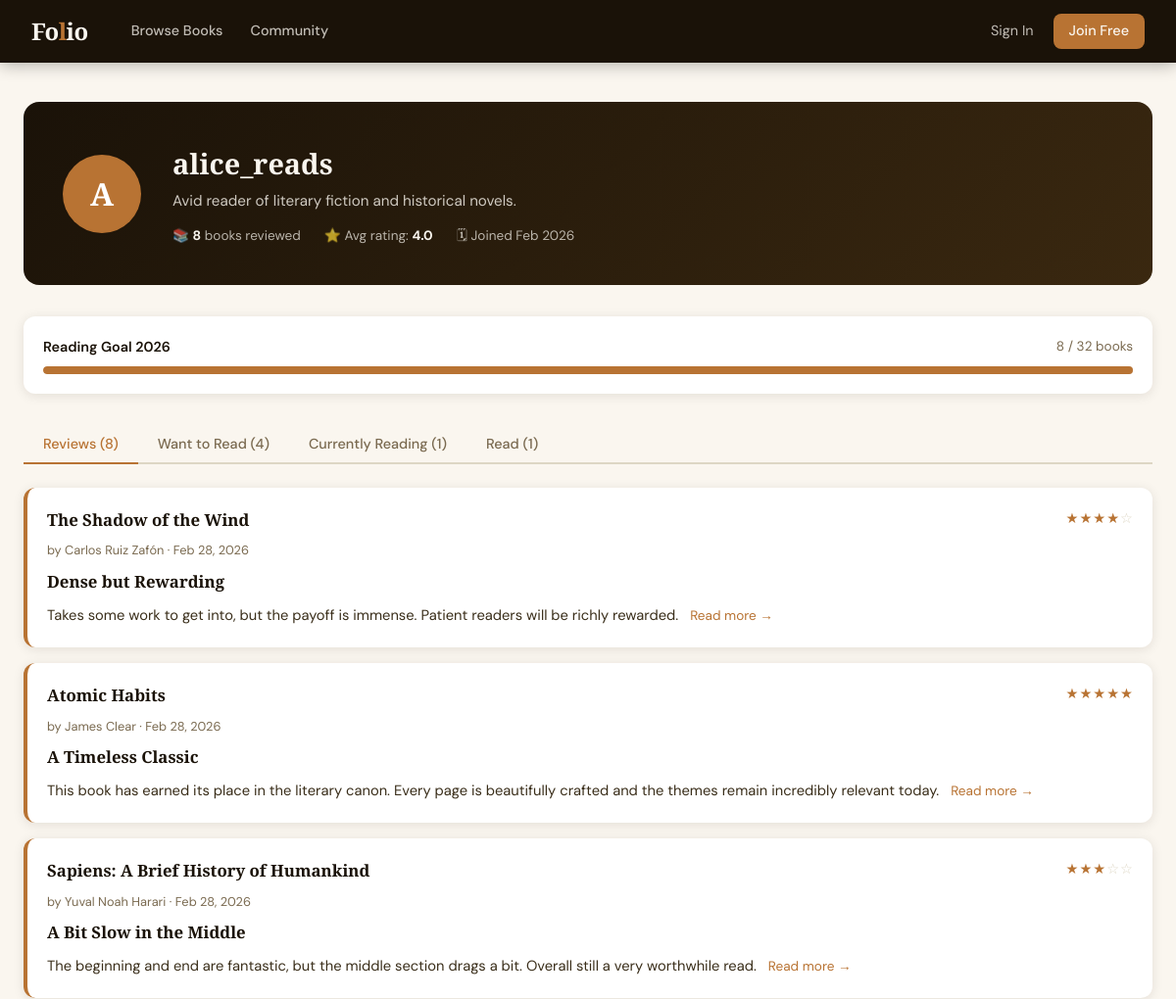
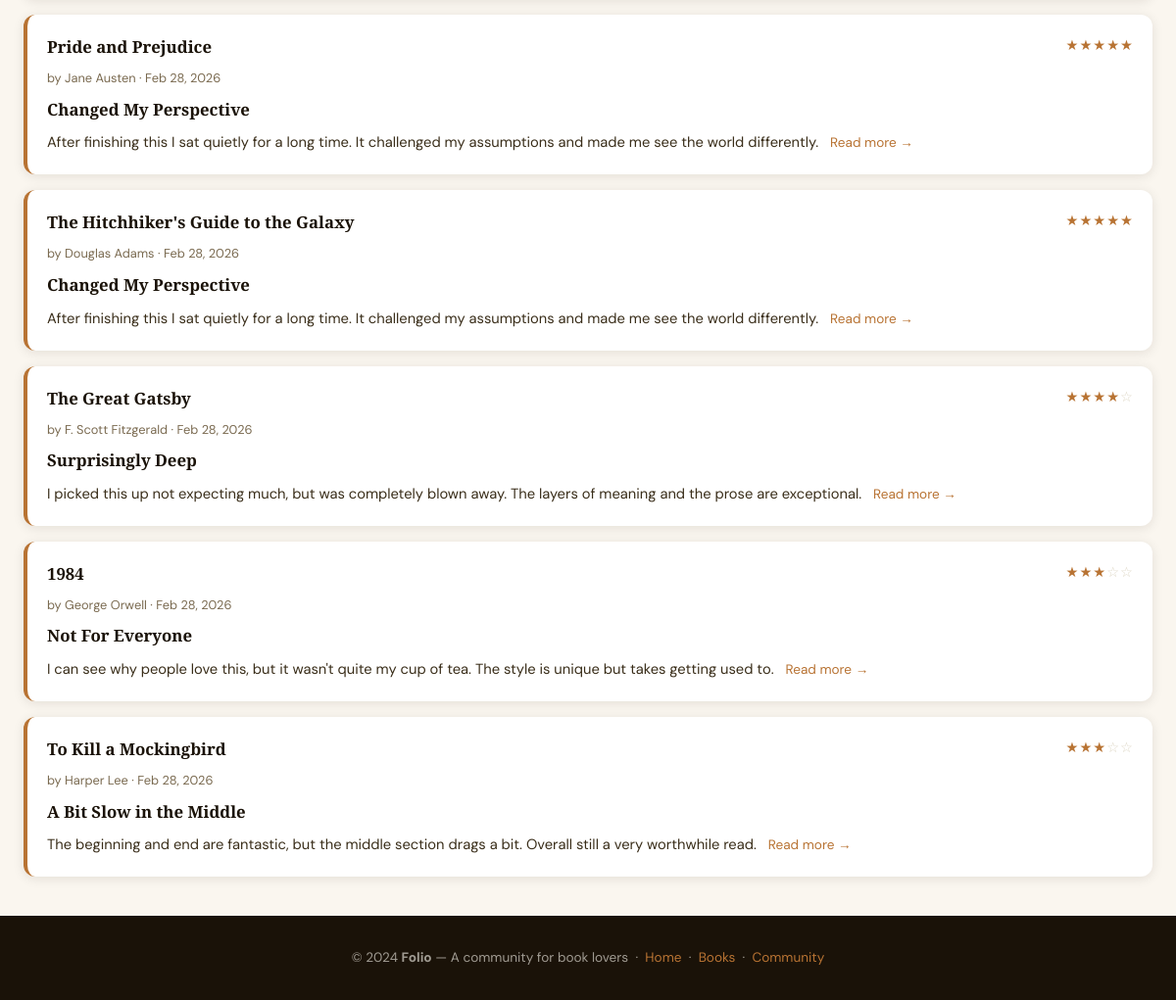
Screenshot of /profile/alice_reads/ with the database file from the repository (2 pictures, top to bottom).
### books/models.py (models this page shows, shortened)
class UserProfile(models.Model):
    user = models.OneToOneField(User, on_delete=models.CASCADE, related_name='profile')
    bio = models.TextField(blank=True, max_length=500)
    avatar = models.ImageField(upload_to='avatars/', blank=True, null=True)
    favorite_genre = models.CharField(max_length=50, choices=GENRE_CHOICES, blank=True)
    website = models.URLField(blank=True)
    reading_goal = models.PositiveIntegerField(default=0, help_text="Books to read this year")
    @property
    def books_read(self):
        return self.user.reviews.count()
    @property
    def average_rating_given(self):
        reviews = self.user.reviews.all()
        if reviews.exists():
            return round(sum(r.rating for r in reviews) / reviews.count(), 1)
        return None

class Review(models.Model):
    book = models.ForeignKey(Book, on_delete=models.CASCADE, related_name='reviews')
    user = models.ForeignKey(User, on_delete=models.CASCADE, related_name='reviews')
    rating = models.IntegerField(validators=[MinValueValidator(1), MaxValueValidator(5)])
    title = models.CharField(max_length=200)
    body = models.TextField()
    created_at = models.DateTimeField(auto_now_add=True)
    updated_at = models.DateTimeField(auto_now=True)
    likes = models.ManyToManyField(User, related_name='liked_reviews', blank=True)
    class Meta:
        ordering = ['-created_at']
        unique_together = ['book', 'user']

class Book(models.Model):
    title = models.CharField(max_length=255)
    author = models.CharField(max_length=255)
    genre = models.CharField(max_length=50, choices=GENRE_CHOICES, default='fiction')
    description = models.TextField(blank=True)
    cover_image = models.ImageField(upload_to='covers/', blank=True, null=True)
    published_year = models.PositiveIntegerField(blank=True, null=True)
    isbn = models.CharField(max_length=20, blank=True)
    added_by = models.ForeignKey(User, on_delete=models.SET_NULL, null=True, related_name='added_books')
    created_at = models.DateTimeField(auto_now_add=True)
    class Meta:
        ordering = ['-created_at']
    def get_absolute_url(self):
        return reverse('book_detail', args=[self.pk])

### books/views.py (the view)
# urls.py: path('profile/<str:username>/', views.profile, name='profile'),
def profile(request, username):
    target_user = get_object_or_404(User, username=username)
    profile_obj, _ = UserProfile.objects.get_or_create(user=target_user)
    reviews = target_user.reviews.select_related('book').order_by('-created_at')
    reading_list = target_user.reading_list.select_related('book').order_by('-added_at')
    reading_by_status = {
        'want': reading_list.filter(status='want'),
        'reading': reading_list.filter(status='reading'),
        'read': reading_list.filter(status='read'),
    }
    return render(request, 'books/profile.html', {
        'target_user': target_user,
        'profile': profile_obj,
        'reviews': reviews,
        'reading_by_status': reading_by_status,
    })

### templates/books/profile.html (shortened to what this page needs)
{% extends "base.html" %}
{% block content %}
<div style="background:linear-gradient(135deg,#1a1208,#3a2810);border-radius:16px;padding:2.5rem;margin-bottom:2rem;color:var(--paper);display:flex;align-items:center;gap:2rem;flex-wrap:wrap;">
  <div class="avatar avatar-lg" style="background:var(--amber);color:#fff;font-size:2rem;flex-shrink:0;">
    {% if profile.avatar %}
      <img src="{{ profile.avatar.url }}" alt="{{ target_user.username }}" style="width:80px;height:80px;border-radius:50%;object-fit:cover;">
    {% else %}
      {{ target_user.username|first|upper }}
    {% endif %}
  </div>
  <div style="flex:1;">
    <h1 style="font-family:'Playfair Display',serif;font-size:1.8rem;font-weight:900;margin-bottom:0.2rem;">{{ target_user.username }}</h1>
    {% if profile.bio %}
    <p style="color:rgba(250,246,239,0.8);font-size:0.95rem;max-width:500px;">{{ profile.bio }}</p>
    {% endif %}
    <div style="display:flex;gap:1.5rem;margin-top:0.75rem;flex-wrap:wrap;">
      <span style="color:rgba(250,246,239,0.7);font-size:0.85rem;">
        📚 <strong style="color:var(--paper);">{{ profile.books_read }}</strong> books reviewed
      </span>
      {% if profile.average_rating_given %}
      <span style="color:rgba(250,246,239,0.7);font-size:0.85rem;">
        ⭐ Avg rating: <strong style="color:var(--paper);">{{ profile.average_rating_given }}</strong>
      </span>
      {% endif %}
      <span style="color:rgba(250,246,239,0.7);font-size:0.85rem;">
        🗓 Joined {{ target_user.date_joined|date:"M Y" }}
      </span>
    </div>
  </div>
</div>
{% if profile.reading_goal %}
<div style="background:#fff;border-radius:12px;padding:1.25rem;box-shadow:var(--shadow);margin-bottom:2rem;">
  <div style="display:flex;justify-content:space-between;margin-bottom:0.5rem;">
    <span style="font-weight:600;font-size:0.9rem;">Reading Goal {{ target_user.date_joined|date:"Y" }}</span>
    <span style="font-size:0.85rem;color:var(--text-muted);">{{ profile.books_read }} / {{ profile.reading_goal }} books</span>
  </div>
  {% with pct=profile.books_read|floatformat:"0" %}
  <div class="progress-bar-wrap">
    <div class="progress-bar-fill" style="width:{% if profile.books_read >= profile.reading_goal %}100{% else %}{{ profile.books_read|floatformat:"0" }}00{% endif %}%;transition:width 0.5s;"></div>
  </div>
  {% endwith %}
</div>
{% endif %}
<div class="tabs">
  <button class="tab active" onclick="showTab('reviews',this)">Reviews ({{ reviews.count }})</button>
  <button class="tab" onclick="showTab('want',this)">Want to Read ({{ reading_by_status.want.count }})</button>
  <button class="tab" onclick="showTab('reading',this)">Currently Reading ({{ reading_by_status.reading.count }})</button>
  <button class="tab" onclick="showTab('read',this)">Read ({{ reading_by_status.read.count }})</button>
</div>
<div id="tab-reviews" class="tab-content active">
  {% if reviews %}
  <div style="display:flex;flex-direction:column;gap:1rem;">
    {% for review in reviews %}
    <div class="review-card">
      <div style="display:flex;justify-content:space-between;align-items:flex-start;margin-bottom:0.5rem;">
        <a href="{{ review.book.get_absolute_url }}" style="font-family:'Playfair Display',serif;font-weight:700;font-size:1.05rem;color:var(--ink);">{{ review.book.title }}</a>
        <div class="stars" style="font-size:0.9rem;">
          {% for i in "12345" %}
            {% if forloop.counter <= review.rating %}
              <span class="star-full"></span>
            {% else %}
              <span class="star-empty"></span>
            {% endif %}
          {% endfor %}
        </div>
      </div>
      <div style="font-size:0.8rem;color:var(--text-muted);margin-bottom:0.5rem;">by {{ review.book.author }} · {{ review.created_at|date:"M j, Y" }}</div>
      <div class="review-card-title">{{ review.title }}</div>
      <div class="review-card-body">{{ review.body|truncatewords:50 }}
        <a href="{{ review.book.get_absolute_url }}#review-{{ review.pk }}" style="font-size:0.85rem;margin-left:0.5rem;">Read more →</a>
      </div>
    </div>
    {% endfor %}
  </div>
  {% else %}
  <div class="empty-state"><div class="empty-icon">💬</div><p>No reviews yet.</p></div>
  {% endif %}
</div>
{% endblock %}

### templates/base.html (style rules this page uses)
:root { --ink: #1a1208; --paper: #faf6ef; --cream: #f2ead8; --amber: #b87333; --amber-hover: #c8852a; --burgundy: #6d2323; --sage: #4a5e3a; --mist: #e8e2d4; --text-muted: #7a6a50; --border: #ddd6c4; --shadow: 0 2px 12px rgba(26,18,8,0.10); --shadow-lg: 0 8px 32px rgba(26,18,8,0.14); --radius: 8px; }
* { margin:0;padding:0;box-sizing:border-box; }
body { font-family:'DM Sans',sans-serif;background:var(--paper);color:var(--ink);line-height:1.6;min-height:100vh;display:flex;flex-direction:column; }
a { color:var(--amber);text-decoration:none; }
.stars { display:inline-flex;gap:1px;color:var(--amber); }
.stars .star-empty { color:var(--border); }
.star-full::before { content:'★'; }
.star-empty::before { content:'☆'; }
.avatar { width:48px;height:48px;border-radius:50%;object-fit:cover;background:var(--cream);display:flex;align-items:center;justify-content:center;font-family:'Playfair Display',serif;font-weight:700;font-size:1.1rem;color:var(--amber); }
.avatar-lg { width:80px;height:80px;font-size:1.6rem; }
.review-card { background:#fff;border-radius:12px;padding:1.25rem;box-shadow:var(--shadow);border-left:4px solid var(--amber); }
.review-card-title { font-family:'Playfair Display',serif;font-weight:700;font-size:1.05rem;margin-bottom:0.5rem; }
.review-card-body { color:#3a2e1a;font-size:0.92rem;line-height:1.7; }
.tabs { display:flex;gap:0;border-bottom:2px solid var(--border);margin-bottom:1.5rem; }
.tab { padding:0.6rem 1.25rem;font-size:0.9rem;font-weight:500;cursor:pointer;border-bottom:2px solid transparent;margin-bottom:-2px;color:var(--text-muted);background:none;border-top:none;border-left:none;border-right:none;font-family:inherit;transition:all 0.2s; }
.tab.active { color:var(--amber);border-bottom-color:var(--amber); }
.tab-content { display:none; }
.tab-content.active { display:block; }
.progress-bar-wrap { height:8px;background:var(--mist);border-radius:4px;overflow:hidden; }
.progress-bar-fill { height:100%;background:var(--amber);border-radius:4px; }

### rows the page displays
UserProfile: bio "Avid reader of literary fiction and historical novels.", books_read "8", average_rating_given "4.0", reading_goal "32"
Review: book "The Shadow of the Wind", book.author "Carlos Ruiz Zafón", created_at "Feb 28, 2026", title "Dense but Rewarding", body "Takes some work to get into, but the payoff is immense. Patient readers will be richly rewarded."
Review: book "Atomic Habits", book.author "James Clear", created_at "Feb 28, 2026", title "A Timeless Classic", body "This book has earned its place in the literary canon. Every page is beautifully crafted and the themes remain incredibly relevant today."
Review: book "Sapiens: A Brief History of Humankind", book.author "Yuval Noah Harari", created_at "Feb 28, 2026", title "A Bit Slow in the Middle", body "The beginning and end are fantastic, but the middle section drags a bit. Overall still a very worthwhile read."
Review: book "Pride and Prejudice", book.author "Jane Austen", created_at "Feb 28, 2026", title "Changed My Perspective", body "After finishing this I sat quietly for a long time. It challenged my assumptions and made me see the world differently."
Review: book "The Hitchhiker's Guide to the Galaxy", book.author "Douglas Adams", created_at "Feb 28, 2026", title "Changed My Perspective", body "After finishing this I sat quietly for a long time. It challenged my assumptions and made me see the world differently."
Review: book "The Great Gatsby", book.author "F. Scott Fitzgerald", created_at "Feb 28, 2026", title "Surprisingly Deep", body "I picked this up not expecting much, but was completely blown away. The layers of meaning and the prose are exceptional."
Review: book "1984", book.author "George Orwell", created_at "Feb 28, 2026", title "Not For Everyone", body "I can see why people love this, but it wasn't quite my cup of tea. The style is unique but takes getting used to."
Review: book "To Kill a Mockingbird", book.author "Harper Lee", created_at "Feb 28, 2026", title "A Bit Slow in the Middle", body "The beginning and end are fantastic, but the middle section drags a bit. Overall still a very worthwhile read."

### other values shown
{{ target_user.username|first|upper }} "A"
{{ target_user.username }} "alice_reads"
{{ target_user.date_joined|date:"M Y" }} "Feb 2026"
{{ target_user.date_joined|date:"Y" }} "2026"
{{ reviews.count }} "8"
{{ reading_by_status.want.count }} "4"
{{ reading_by_status.reading.count }} "1"
{{ reading_by_status.read.count }} "1"
